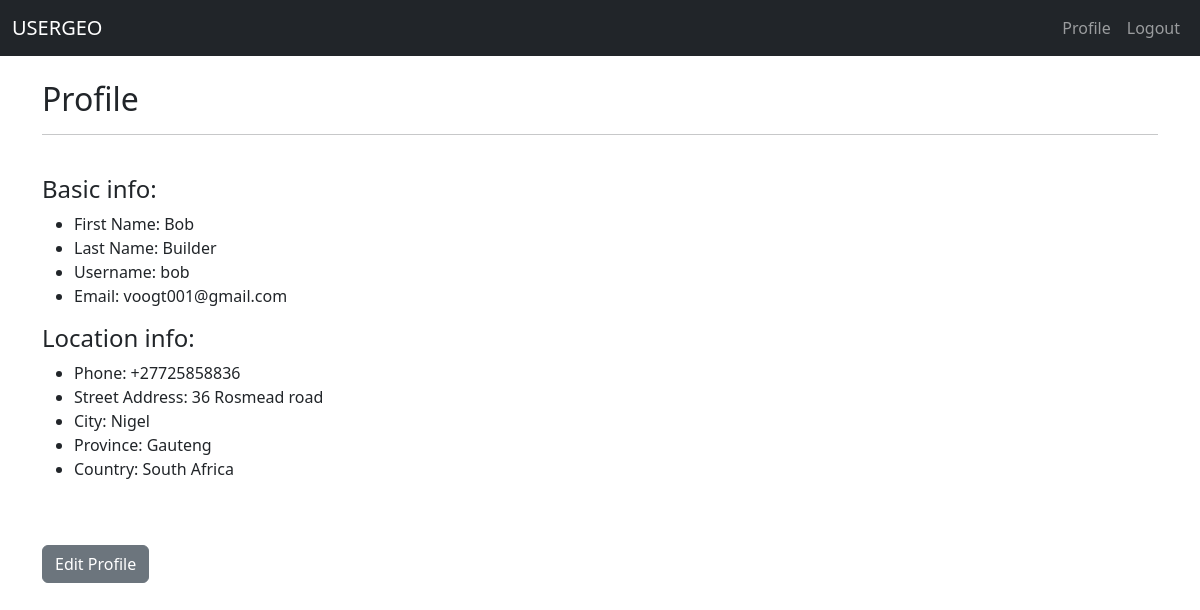
The page /profile/ (signed in) on the database as committed earlier.
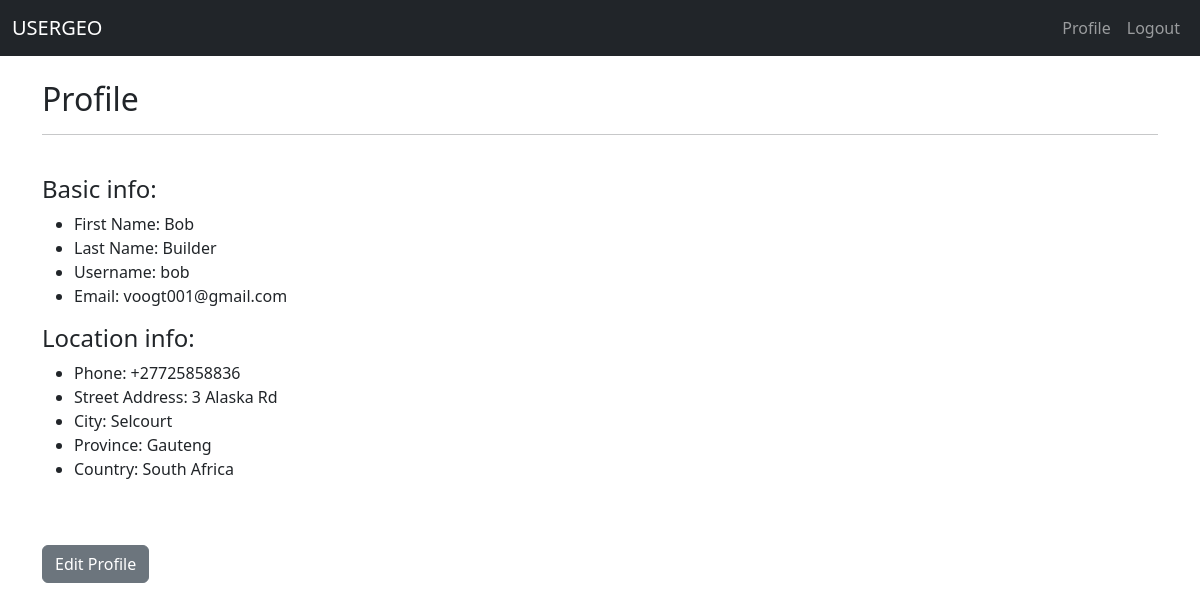
The same page on the database as committed later.
### usergeo/models.py (models this page shows, shortened)
class User_Info(models.Model):
    user_fk = models.ForeignKey(User, on_delete=models.CASCADE)
    street_address = models.CharField(max_length=250)
    city = models.CharField(max_length=250)
    province = models.CharField(max_length=250)
    country = models.CharField(max_length=250)
    phone = models.CharField(max_length=250)
    class Meta:
        verbose_name_plural = "User Location Activity"

### usergeo/views.py (the view)
    def wrap(request, *args, **kwargs):
        session = request.session # this is a dictionary with session keys
        user = request.user
        if user.is_authenticated:
            return function(request, *args, **kwargs)
        else:
            return redirect('usergeo:login')

### usergeo/views.py (called while the page is built)
def login_required(function):
    def wrap(request, *args, **kwargs):
        session = request.session # this is a dictionary with session keys
        user = request.user
        if user.is_authenticated:
            return function(request, *args, **kwargs)
        else:
            return redirect('usergeo:login')
    wrap.__doc__ = function.__doc__
    wrap.__name__ = function.__name__
    return wrap

@login_required
def view_profile(request):
    user_basic_obj = User.objects.get(pk=request.user.id)
    user_info_obj = User_Info.objects.get(user_fk=request.user.id)
    context = {"user_basic_obj": user_basic_obj, "user_info_obj": user_info_obj}
    return render(request, 'usergeo/profile.html', context)

### usergeo/templates/usergeo/profile.html
{% extends 'usergeo/base.html' %}
{% block content %}
<h2>Profile</h2>
<hr>
<br>
<h4>Basic info:</h4>
<ul>
    <li> First Name: {{ user_basic_obj.first_name }}</li>
    <li> Last Name: {{ user_basic_obj.last_name }}</li>
    <li> Username: {{ user_basic_obj.username }} </li>
    <li> Email: {{ user_basic_obj.email }}</li>
</ul>
<h4>Location info:</h4>
<ul>
    <li> Phone: {{ user_info_obj.phone }}</li>
    <li> Street Address: {{ user_info_obj.street_address }}</li>
    <li> City: {{ user_info_obj.city }}</li>
    <li> Province: {{ user_info_obj.province }}</li>
    <li> Country: {{ user_info_obj.country }}</li>
</ul>
<br><br>
<a class="btn btn-secondary" href="{% url 'usergeo:edit_profile' %}"> Edit Profile</a>
{% endblock %}

### usergeo/templates/usergeo/base.html (shortened to what this page needs)
{% load static %}
<!DOCTYPE html>
<html lang="en">
<head>
    <link rel="stylesheet" type="text/css" href="{% static 'usergeo/css/bootstrap.min.css' %}">
    <link rel="stylesheet" type="text/css" href="{% static 'usergeo/css/main.css' %}">
</head>
<body>
<nav class="navbar navbar-expand-lg navbar-dark bg-dark">
    <div class="container-fluid">
        <a class="navbar-brand" href="{% url 'usergeo:index' %}">USERGEO</a>
        <div class="collapse navbar-collapse" id="navbarSupportedContent">
            <ul class="navbar-nav mb-2 mb-lg-0">
                {% if user.is_authenticated %}
                <li class="nav-item">
                    <a class="nav-link" href="{% url 'usergeo:profile' %}">Profile</a>
                </li>
                <li class="nav-item">
                    <a class="nav-link" href="{% url 'usergeo:logout' %}">Logout</a>
                </li>
                {% endif %}
            </ul>
        </div>
    </div>
</nav>
<br>
<div class="container">
    {% block content %}
    {% endblock %}
</div>
</body>
</html>

### usergeo/static/usergeo/css/main.css (style rules this page uses)
.navbar-nav { margin-left:auto; }

Rows that differ between the two databases and show on the page:
changed User_Info "Gauteng": street_address "36 Rosmead road" → "3 Alaska Rd"; city "Nigel" → "Selcourt"
